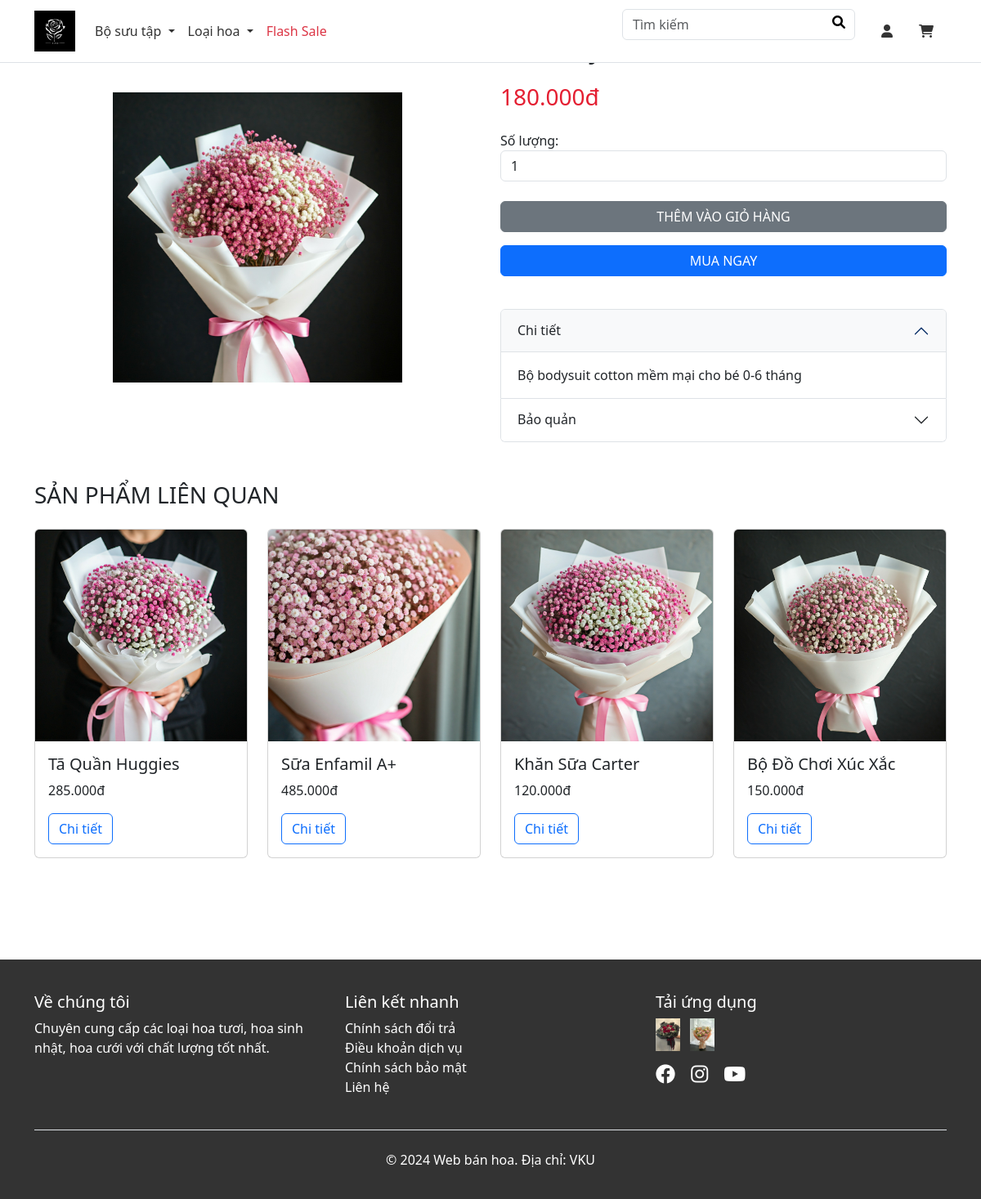
The page /product.php?id=10 on the database its author committed.
### tables this page shows
CREATE TABLE `products` (
  `id` int NOT NULL,
  `category_id` int DEFAULT NULL,
  `name` varchar(255) NOT NULL,
  `description` text,
  `price` decimal(10,2) NOT NULL,
  `image_url` varchar(255) DEFAULT NULL,
  `stock` int DEFAULT '0',
  `created_at` timestamp NULL DEFAULT CURRENT_TIMESTAMP
);

### product.php (the view, shortened to what this page needs)
<?php
require_once 'cart_functions.php';
$pdo = require 'database.php';
include './layout/header.php'; ?>
<main class="container">
    <nav aria-label="breadcrumb">
        <ol class="breadcrumb">
            <li class="breadcrumb-item"><a href="./">Trang chủ</a></li>
            <li class="breadcrumb-item"><a href="./cartegory.php">Danh sách sản phẩm</a></li>
            <li class="breadcrumb-item active" aria-current="page">Chi tiết sản phẩm</li>
        </ol>
    </nav>
    <?php
    $product_id = isset($_GET['id']) ? intval($_GET['id']) : 0;
    try {
        $stmt = $pdo->prepare("SELECT `id`, `category_id`, `name`, `description`, `price`, `image_url`, `stock`, `created_at`
                              FROM `products` WHERE id = ?");
        $stmt->execute([$product_id]);
        $product = $stmt->fetch(PDO::FETCH_ASSOC);
    } catch (PDOException $e) {
        echo "Error: " . $e->getMessage();
        exit;
    }
    ?>
    <div class="row">
        <div class="col-md-6 d-flex justify-content-center align-items-center">
            <img src="<?php echo htmlspecialchars($product['image_url']); ?>" class="img-fluid" style="width: 65%;" alt="<?php echo htmlspecialchars($product['name']); ?>">
        </div>
        <div class="col-md-6">
            <h1 class="h2 mb-4"><?php echo htmlspecialchars($product['name']); ?></h1>
            <div class="price-tag mb-4">
                <span class="h3"><?php echo number_format($product['price'], 0, ',', '.'); ?>đ</span>
            </div>
            <form id="purchase-form" class="mb-4">
                <div class="form-group mb-4">
                    <label for="quantity">Số lượng:</label>
                    <input type="number" class="form-control" id="quantity" name="quantity" min="1" max="<?php echo $product['stock']; ?>" value="1" required>
                </div>
                <button type="button" onclick="addToCart(<?php echo $product['id']; ?>)" class="btn btn-secondary mb-3 w-100">THÊM VÀO GIỎ HÀNG</button>
                <a href="checkout.php?id=<?php echo $product['id']; ?>&quantity=" onclick="this.href += document.getElementById('quantity').value" class="btn btn-primary mb-3 w-100">MUA NGAY</a>
            </form>
            <div class="accordion" id="productAccordion">
                <div class="accordion-item">
                    <h2 class="accordion-header">
                        <button class="accordion-button" type="button" data-bs-toggle="collapse" data-bs-target="#collapseDetails">
                            Chi tiết
                        </button>
                    </h2>
                    <div id="collapseDetails" class="accordion-collapse collapse show" data-bs-parent="#productAccordion">
                        <div class="accordion-body">
                            <?php echo nl2br(htmlspecialchars($product['description'])); ?>
                        </div>
                    </div>
                </div>
                <div class="accordion-item">
                    <h2 class="accordion-header">
                        <button class="accordion-button collapsed" type="button" data-bs-toggle="collapse" data-bs-target="#collapseStorage">
                            Bảo quản
                        </button>
                    </h2>
                </div>
            </div>
        </div>
    </div>
    <div class="related-products mt-5">
        <h3 class="mb-4">SẢN PHẨM LIÊN QUAN</h3>
        <div class="row">
            <?php
            try {
                $stmt = $pdo->prepare("SELECT `id`, `name`, `price`, `image_url` FROM `products`
                                     WHERE category_id = ? AND id != ? LIMIT 4");
                $stmt->execute([$product['category_id'], $product_id]);
                while ($related = $stmt->fetch(PDO::FETCH_ASSOC)) {
            ?>
                    <div class="col-md-3 col-6 mb-4">
                        <div class="card h-100">
                            <img style="height: 70%;" src="<?php echo htmlspecialchars($related['image_url']); ?>" class="card-img-top" alt="<?php echo htmlspecialchars($related['name']); ?>">
                            <div class="card-body">
                                <h5 class="card-title"><?php echo htmlspecialchars($related['name']); ?></h5>
                                <p class="card-text"><?php echo number_format($related['price'], 0, ',', '.'); ?>đ</p>
                                <a href="product.php?id=<?php echo $related['id']; ?>" class="btn btn-outline-primary">Chi tiết</a>
                            </div>
                        </div>
                    </div>
            <?php
                }
            } catch (PDOException $e) {
                echo "Error: " . $e->getMessage();
            }
            ?>
        </div>
    </div>
</main>
<?php include './layout/footer.php'; ?>

### product.php (style rules this page uses)
.price-tag { color: #e41e31; font-weight: bold; }
.card { transition: transform 0.2s; }
.accordion-button:not(.collapsed) { background-color: #f8f9fa; color: #212529; }

### rows shown on the page
products: image_url (picture), price "180.000", description "Bộ bodysuit cotton mềm mại cho bé 0-6 tháng"
products: image_url (picture), name "Tã Quần Huggies", price "285.000"
products: image_url (picture), name "Sữa Enfamil A+", price "485.000"
products: image_url (picture), name "Khăn Sữa Carter", price "120.000"
products: image_url (picture), name "Bộ Đồ Chơi Xúc Xắc", price "150.000"
